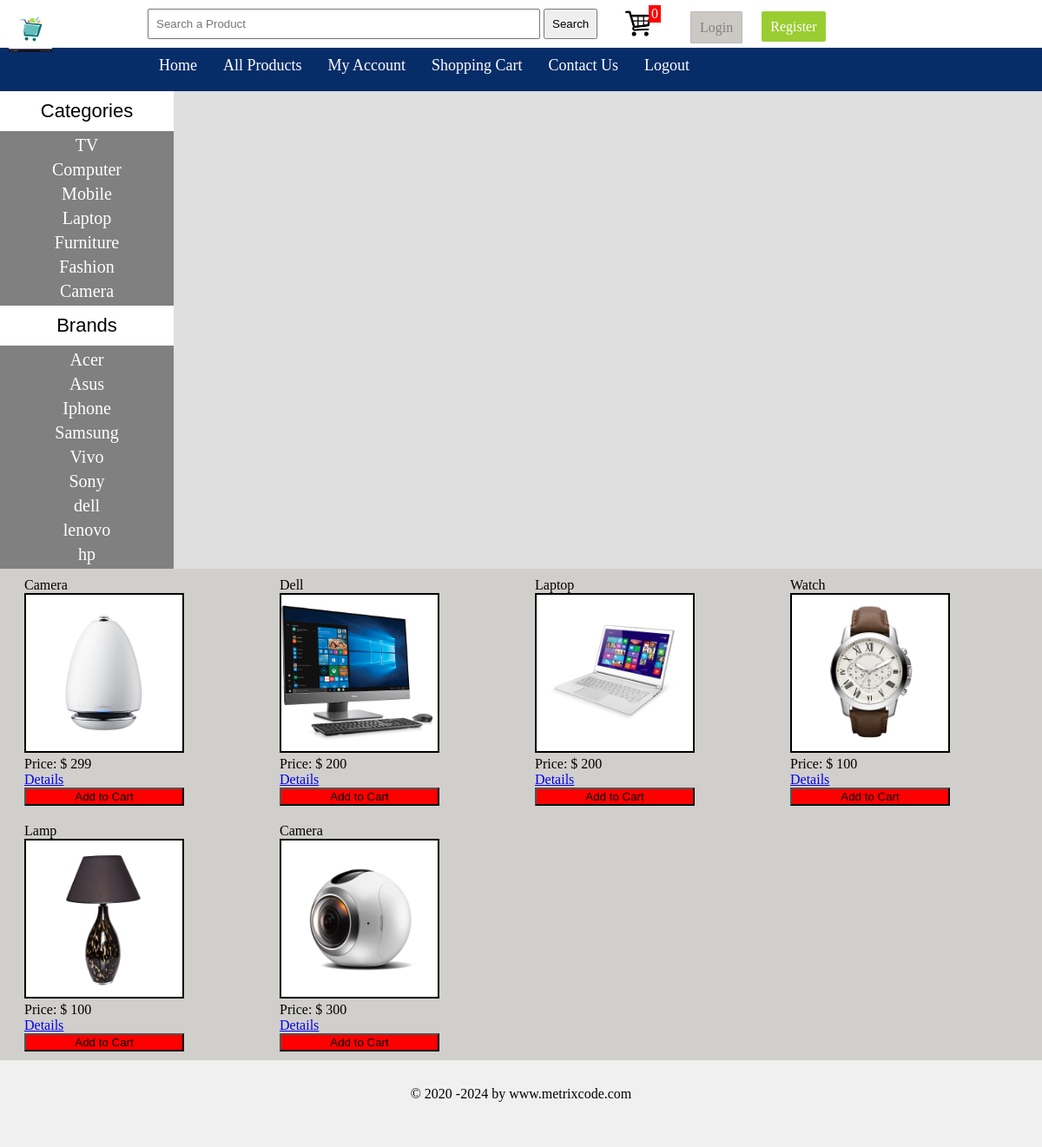
The page / on the database its author committed.
### tables this page shows
CREATE TABLE `categories` (
  `cat_id` int(11) NOT NULL,
  `cat_title` varchar(20) NOT NULL,
  `visible` int(1) NOT NULL DEFAULT 0
);

CREATE TABLE `brands` (
  `brand_id` int(11) NOT NULL,
  `brand_title` varchar(20) NOT NULL,
  `visible` int(1) NOT NULL DEFAULT 0
);

CREATE TABLE `products` (
  `product_id` int(11) NOT NULL,
  `product_cat` int(11) NOT NULL,
  `product_brand` int(11) NOT NULL,
  `product_title` varchar(20) NOT NULL,
  `product_price` int(11) NOT NULL,
  `product_desc` text NOT NULL,
  `product_image` varchar(100) NOT NULL,
  `visible` int(1) NOT NULL DEFAULT 0,
  `views` int(11) NOT NULL,
  `product_keywords` varchar(30) NOT NULL,
  `date` date NOT NULL DEFAULT current_timestamp()
);

### function/functions.php (the view, shortened to what this page needs)
<?php
$con = mysqli_connect("localhost","root","","ecommerce_cms_tutorial");
function getCats() {
    global $con;
    $get_cats ="select * from categories";
    $run_cats = mysqli_query($con, $get_cats);
    while($row_cats=mysqli_fetch_array($run_cats)){
        $cat_id= $row_cats['cat_id'];
        $cat_title= $row_cats['cat_title'];
        echo "<li>
        <a href='index.php?cat=$cat_id'>$cat_title</a>
    </li>";
    }
}
function getBrands() {
    global $con;
    $get_brands ="select * from brands";
                    $run_brands = mysqli_query($con, $get_brands);
                    while($row_brands=mysqli_fetch_array($run_brands)){
                        $brand_id= $row_brands['brand_id'];
                        $brand_title= $row_brands['brand_title'];
                        echo "<li>
                        <a href='index.php?brand=$brand_id'>$brand_title</a>
                    </li>";
                    }
}
function get_ip(){
    if(!empty($_SERVER['HTTP_CLIENT_IP'])){
        $ip = $_SERVER['HTTP_CLIENT_IP'];
    }elseif(!empty($_SERVER['HTTP_X_FORWARDED_FOR'])){
        $ip = $_SERVER['HTTP_X_FORWARDED_FOR'];
    }else{
        $ip = $_SERVER['REMOTE_ADDR'];
    }
    return $ip;
}
function total_items(){
    $ip = get_ip();
    global $con;
    $run_items = mysqli_query($con,"select * from cart
    where ip_address='$ip'");
    echo $count_items  = mysqli_num_rows($run_items);
}
function getPro(){
    if(!isset($_GET['cat'])){
        if(!isset($_GET['brand'])){
            global $con;
    $get_pro = " select * from products order by RAND() LIMIT 0,6";
    $run_pro = mysqli_query($con, $get_pro);
    while($row_pro = mysqli_fetch_array($run_pro)){
        $pro_id = $row_pro['product_id'];
        $pro_title = $row_pro['product_title'];
        $pro_price = $row_pro['product_price'];
        $pro_image = $row_pro['product_image'];
        echo "
        <div id='single_product'>
        <h3>$pro_title</h3>
        <img src='admin_area/product_images/$pro_image' width='180' height='180' />
        <p><b>Price: $ $pro_price</b></p>
        <a href='detail.php?pro_id=$pro_id'>Details</a>
        <a href='index.php?add_cart=$pro_id'>
        <button style='float:right; background-color: red; width: 100%;'>Add to Cart</button>
        </a>
        </div>";
    }
}
}
}
?>

### includes/header.php (shortened to what this page needs)
<?php
include("function/functions.php");
?>
<!DOCTYPE html>
<html lang="en">
<head>
    <link rel="stylesheet" href="styles/style.css" />
</head>
<body>
    <div class="container">
        <div class="header">
                <div class="header_logo">
            <a href="index.php">
                <img src="images/logo.png" id="logo" alt="">
            </a>
                </div>
                <div id="form">
                    <form action="results.php" method="get" >
                        <input type="text" name="user_query" placeholder="Search a Product">
                        <input type="submit" name="search" value="Search">
                    </form>
            </div>
            <div class="cart">
                <ul>
                    <li class="dropdown_header_cart">
                        <div id="notification_total_art" class="shopping-cart">
                            <img src="images/cart_icon.png" id="cart_image" alt="">
                            <div class="noti_cart_number">
                                <?php
                                total_items();
                                ?>
                            </div>
                        </div>
                    </li>
                </ul>
            </div>
            <div class="register_login">
            <?php
            if(!isset($_SESSION['user_id'])){?>
                <div class="login">
                    <a href="index.php?action=login">Login</a>
                </div>
                <div class="register" color="white">
                    <a href="register.php">Register</a>
                </div>
           <?php }?>
            </div>

### index.php (shortened to what this page needs)
<?php include('includes/header.php');?>
        </div>
         <div class="menu_bar">
                <ul id="menu">
                    <li>
                        <a href="index.php">Home</a>
                        <a href="all_product.php">All Products</a>
                        <a href="my_account.php">My Account</a>
                        <a href="cart.php">Shopping Cart</a>
                        <a href="contact.php">Contact Us</a>
                        <a href="logout.php">Logout</a>
                    </li>
                </ul>
            </div>
        <div class="content">
            <div id="sidebar">
                <div id="sidebar_title">
                    Categories
                </div>
                <ul id="cats">
                    <?php
                getCats();
                    ?>
                </ul>
                <div id="sidebar_title">
                    Brands
                </div>
                <ul id="cats">
                    <?php
                    getBrands();
                    ?>
                </ul>
            </div>
            <div class="contentbody">
                <div id="products_box">
                <?php if(!isset($_GET['action'])){?>
                    <?php
                   getPro();
                    ?>
                <?php }else{ ?>
                <?php include('login.php')?>
                <?php } ?>
                </div>
            </div>
        </div>
       <?php
       include('includes/footer.php');
       ?>

### includes/footer.php
<div class="footer">
            <h2 style="text-align:center; padding-top:30px;">&copy; 2020 -<?php echo date('Y');?> by www.metrixcode.com</h2>
        </div>
    </div>
</body>
</html>

### styles/style.css (style rules this page uses)
html, body, div, span, applet, object, iframe, h1, h2, h3, h4, h5, h6, p, blockquote, pre, a, abbr, acronym, address, big, cite, code, del, dfn, em, img, ins, kbd, q, s, samp, small, strike, strong, sub, sup, tt, var, b, u, i, center, dl, dt, dd, ol, ul, li, fieldset, form, label, legend, table, caption, tbody, tfoot, thead, tr, th, td, article, aside, canvas, details, embed, figure, figcaption, footer, header, hgroup, menu, nav, output, ruby, section, summary, time, mark, audio, video { margin: 0; padding: 0; border: 0; font-size: 100%; font: inherit; vertical-align: baseline; }
.register_login { float: left; width: 150px; margin: 10px 0 0 30px; }
.register_login a { text-decoration: none; }
.login { position: relative; top: 3px; float: left; height: 35px; background: rgb(204, 201, 196); right: 30px; line-height: 35px; padding: 0 10px 0 10px; margin: 0; color: black; cursor: pointer; position: relative; display: inline; border: 0.1px solid rgba(183,183,183,0.9); border-radius: 1.5px; }
.login a { color: gray; }
.register { position: relative; top: 3px; float: left; right: 15px; height: 35px; line-height: 35px; padding: 0 10px 0 10px; margin: 0 0 0 7px; color: white; cursor: pointer; position: relative; display: inline; background: yellowgreen; border:0.01px; border-radius: 2px; }
.register a { color: white; }
#sidebar { width:200px; background: gray; float: left; height: auto; }
#sidebar_title { background: white; color: black; font-size: 22px; font-family: arial; padding: 10px; text-align: center; }
#cats { text-align: center; }
#cats li { list-style: none; margin: 5px; flex-direction: column; display: block; }
#cats a { color:white; padding: 8px; margin: 5px; text-align: center; font-size: 20px; text-decoration: none; font-family: Comic Sans Ms; }
.menu_bar { width: 100%; height: 50px; background: #072d69; }
.menu_bar a { color: white; }
#menu { padding: 0%; margin: 0%; line-height: 40px; float: left; }
#menu li { list-style:none; display: inline; }
#menu a { text-decoration: none; padding: 8px; margin: 5px; font-size: 18px; }
#logo { width: 50px; height: 50px; }
#form { margin-top: 10px; float: left; width: 45%; }
.container { width: 100%; height: auto; margin: auto; background: #dfdfdf; }
.header { width: 100%; height: 55px; margin: auto; background: white; }
.header_logo { float: left; width: 150px; padding: 10px; }
#form input { padding: 8px; }
#form input[type=text] { width: 80%; }
.contentbody { width: 1272px; float: right; background: #d1cfcb; }
#single_product { float: left; margin-left: 90px; padding: 10px; }
#single_product img { border:2px solid black; }
.footer { width:100%; height: 100px; background: #f0f0f0; clear: both; }
.cart { float: left; margin: 5px 10px 0 15px; cursor: pointer; height: 35px; padding-top: 7px; position: relative; top: 0px; right: 20px; width: 60px; text-align: center; z-index: 1000; }
.cart ul { padding: 0; margin: 0; list-style: none; position: relative; width: auto; z-index: ; }
.cart img { width: 30px; }
.cart .noti_cart_number { background: red; color: white; position: absolute; top: -6px; left: 42px; padding: 1px 3px 1px 3px; }

### rows shown on the page
categories: cat_title "TV"
categories: cat_title "Computer"
categories: cat_title "Mobile"
categories: cat_title "Laptop"
categories: cat_title "Furniture"
categories: cat_title "Fashion"
categories: cat_title "Camera"
brands: brand_title "Acer"
brands: brand_title "Asus"
brands: brand_title "Iphone"
brands: brand_title "Samsung"
brands: brand_title "Vivo"
brands: brand_title "Sony"
brands: brand_title "dell"
brands: brand_title "lenovo"
brands: brand_title "hp"
products: product_title "Camera", product_image (picture), product_price "299"
products: product_title "Dell", product_image (picture), product_price "200"
products: product_title "Laptop", product_image (picture), product_price "200"
products: product_title "Watch", product_image (picture), product_price "100"
products: product_title "Lamp", product_image (picture), product_price "100"
products: product_title "Camera", product_image (picture), product_price "300"

### other values the page prints
$count_items  = mysqli_num_rows($run_items) "0"
